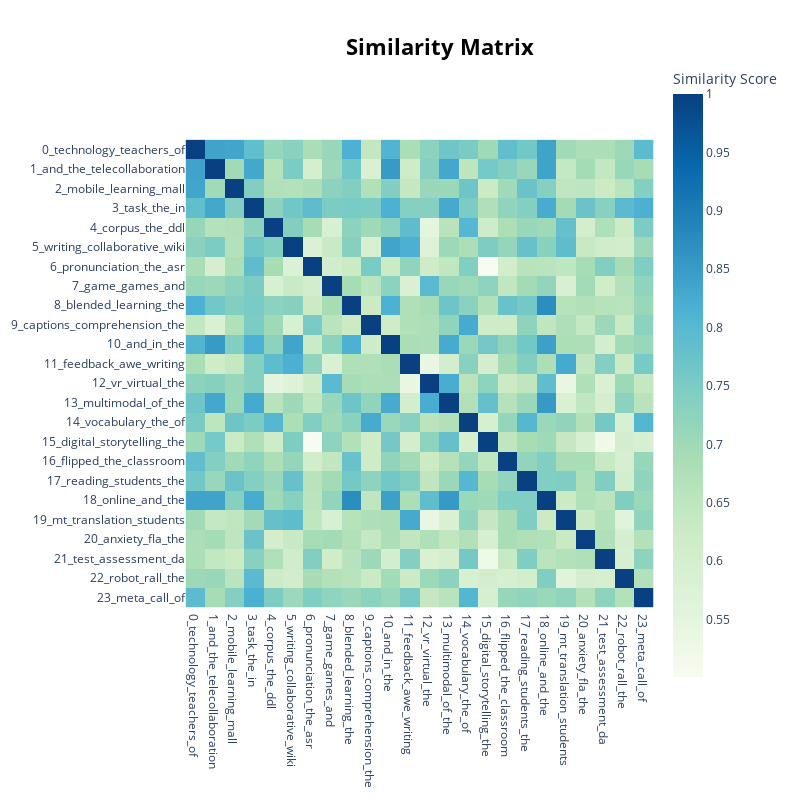

The code cell stored with this chart in its notebook:
### Code cell
model.visualize_heatmap()

### Figure 1 — Plotly figure (JSON) as saved in the notebook; plotly's stock layout.template omitted (floating-point values rounded to 4 significant figures; data arrays with more than 128 entries replaced by an {"elided": "..."} marker saying what was removed)
{"data": [{"coloraxis": "coloraxis", "hovertemplate": "x: %{x}<br>y: %{y}<br>Similarity Score: %{z}<extra></extra>", "name": "0", "type": "heatmap", "x": ["0_technology_teachers_of", "1_and_the_telecollaboration", "2_mobile_learning_mall", "3_task_the_in", "4_corpus_the_ddl", "5_writing_collaborative_wiki", "6_pronunciation_the_asr", "7_game_games_and", "8_blended_learning_the", "9_captions_comprehension_the", "10_and_in_the", "11_feedback_awe_writing", "12_vr_virtual_the", "13_multimodal_of_the", "14_vocabulary_the_of", "15_digital_storytelling_the", "16_flipped_the_classroom", "17_reading_students_the", "18_online_and_the", "19_mt_translation_students", "20_anxiety_fla_the", "21_test_assessment_da", "22_robot_rall_the", "23_meta_call_of"], "xaxis": "x", "y": ["0_technology_teachers_of", "1_and_the_telecollaboration", "2_mobile_learning_mall", "3_task_the_in", "4_corpus_the_ddl", "5_writing_collaborative_wiki", "6_pronunciation_the_asr", "7_game_games_and", "8_blended_learning_the", "9_captions_comprehension_the", "10_and_in_the", "11_feedback_awe_writing", "12_vr_virtual_the", "13_multimodal_of_the", "14_vocabulary_the_of", "15_digital_storytelling_the", "16_flipped_the_classroom", "17_reading_students_the", "18_online_and_the", "19_mt_translation_students", "20_anxiety_fla_the", "21_test_assessment_da", "22_robot_rall_the", "23_meta_call_of"], "yaxis": "y", "z": {"elided": "24x24 float values"}}], "layout": {"coloraxis": {"colorbar": {"title": {"text": "Similarity Score"}}, "colorscale": [[0, "rgb(247,252,240)"], [0.125, "rgb(224,243,219)"], [0.25, "rgb(204,235,197)"], [0.375, "rgb(168,221,181)"], [0.5, "rgb(123,204,196)"], [0.625, "rgb(78,179,211)"], [0.75, "rgb(43,140,190)"], [0.875, "rgb(8,104,172)"], [1, "rgb(8,64,129)"]]}, "height": 800, "hoverlabel": {"bgcolor": "white", "font": {"family": "Rockwell", "size": 16}}, "legend": {"title": {"text": "Trend"}}, "margin": {"t": 60}, "showlegend": true, "title": {"font": {"color": "Black", "size": 22}, "text": "<b>Similarity Matrix</b>", "x": 0.55, "xanchor": "center", "y": 0.95, "yanchor": "top"}, "width": 800, "xaxis": {"anchor": "y", "constrain": "domain", "domain": [0, 1], "scaleanchor": "y"}, "yaxis": {"anchor": "x", "autorange": "reversed", "constrain": "domain", "domain": [0, 1]}}}
